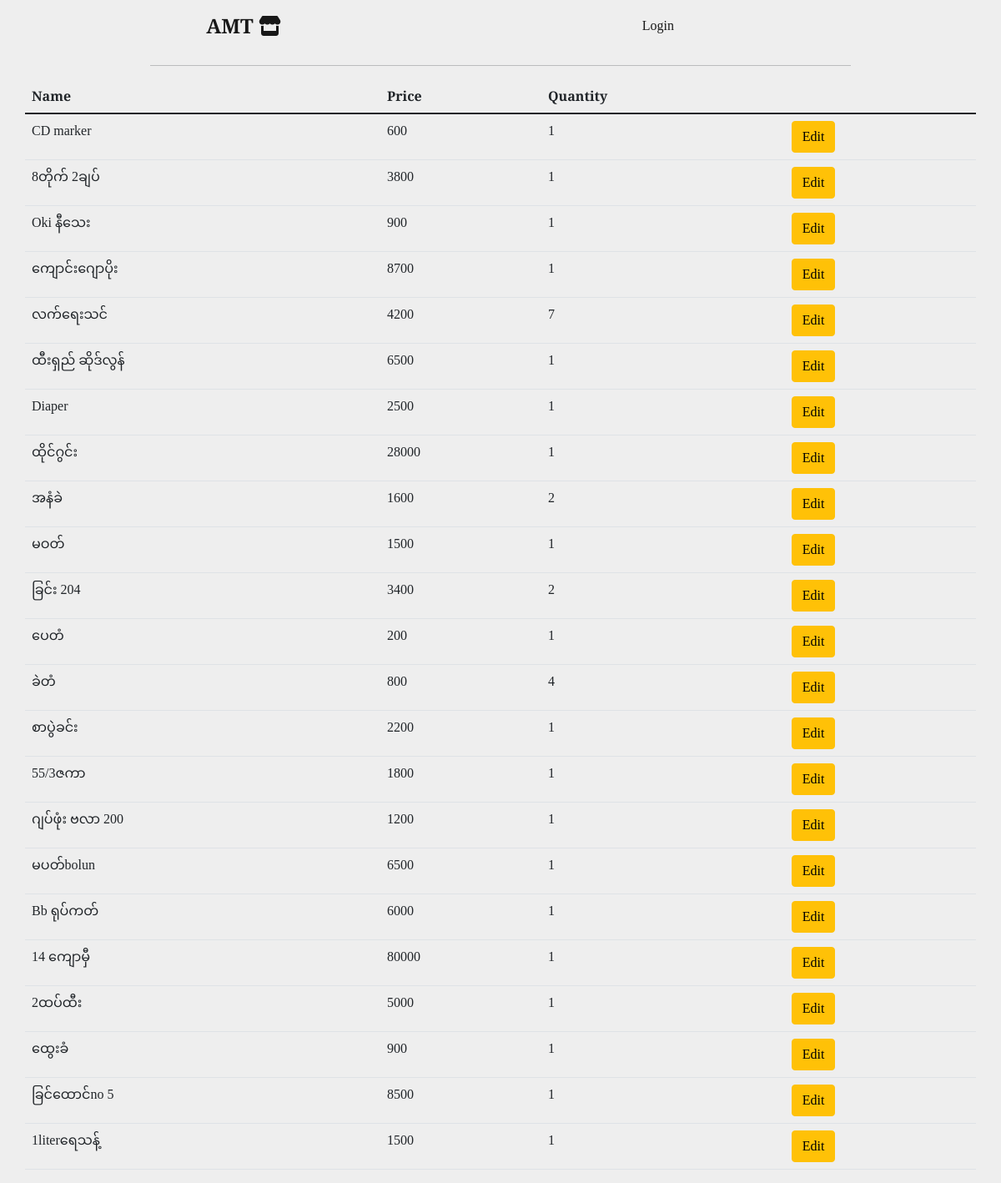
The page /sold_items/2022-05-21 on the database its author committed.
### main.py (models this page shows)
class Sale(db.Model):
    id = db.Column(db.Integer, primary_key=True)
    name = db.Column(db.String(100), nullable=False, unique=False)
    purchased_price = db.Column(db.Float, nullable=False)
    price = db.Column(db.Float, nullable=False)
    total = db.Column(db.Float, nullable=False)
    quantity = db.Column(db.Float, nullable=False)
    date = db.Column(db.Date, nullable=False, unique=False)

### main.py (the view)
@app.route('/sold_items/<date>')
def sold_items(date):
    daily_sold_items = Sale.query.filter_by(date=date).all()
    return render_template('sold_items.html', items=daily_sold_items)

### templates/sold_items.html
{% include 'header.html' %}
<table class="table container">
    <thead>
    <tr>
        <th scope="col">Name</th>
        <th scope="col">Price</th>
        <th scope="col">Quantity</th>
    </tr>
    </thead>
    {% for item in items: %}
    <tr>
        <td>{{ item.name}}</td>
        <td>{% if item.price.is_integer() %}
            {{ item.price|int }}
            {% else %}
            {{ item.price }}
            {% endif %}
        </td>
        <td>{{ item.quantity|int }}</td>
        <td><a href="{{ url_for('edit_sold_items', item_id=item.id) }}" class="btn btn-warning">Edit</a></td>
    </tr>
    {% endfor %}
</table>
{% include 'footer.html' %}

### static/css/styles.css (style rules this page uses)
body { background-color: #EEEEEE; font-family: 'Merriweather', serif; }
a { text-decoration: none; color: white; }

### rows shown on the page
Sale: name "CD marker", price "600", quantity "1"
Sale: name "8တိုက် 2ချပ်", price "3800", quantity "1"
Sale: name "Oki နီသေး", price "900", quantity "1"
Sale: name "ကျောင်းဂျောပိုး", price "8700", quantity "1"
Sale: name "လက်ရေးသင်", price "4200", quantity "7"
Sale: name "ထီးရှည် ဆိုဒ်လွန်", price "6500", quantity "1"
Sale: name "Diaper", price "2500", quantity "1"
Sale: name "ထိုင်ဂွင်း", price "28000", quantity "1"
Sale: name "အနံခဲ", price "1600", quantity "2"
Sale: name "မဝတ်", price "1500", quantity "1"
Sale: name "ခြင်း 204", price "3400", quantity "2"
Sale: name "ပေတံ", price "200", quantity "1"
Sale: name "ခဲတံ", price "800", quantity "4"
Sale: name "စာပွဲခင်း", price "2200", quantity "1"
Sale: name "55/3ဇကာ", price "1800", quantity "1"
Sale: name "ဂျပ်ဖုံး ဗလာ 200", price "1200", quantity "1"
Sale: name "မပတ်bolun", price "6500", quantity "1"
Sale: name "Bb ရုပ်ကတ်", price "6000", quantity "1"
Sale: name "14 ကျောမှီ", price "80000", quantity "1"
Sale: name "2ထပ်ထီး", price "5000", quantity "1"
Sale: name "ထွေးခံ", price "900", quantity "1"
Sale: name "ခြင်ထောင်no 5", price "8500", quantity "1"
Sale: name "1literရေသန့်", price "1500", quantity "1"
